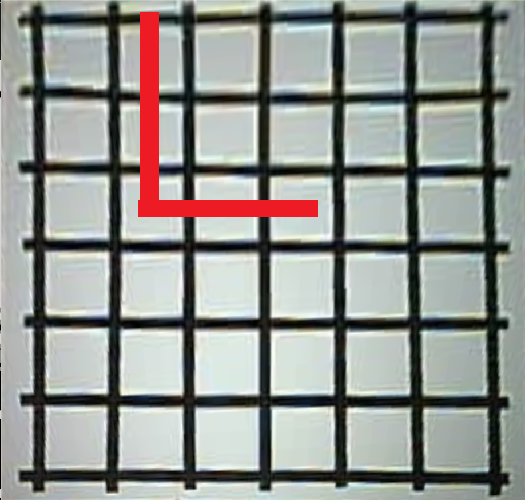
#> input picture opencv-maze-detection/assets/grid_with_obsticle.png, 525 x 500 px
$ python help.py
#> lines starting #> are read from the running program, lines starting #| are printed output that depends on the picture; after the words box and inside, x2 and y2 are one past the last pixel; in counts of white or black regions, pixels touching at a corner belong together
### opencv-maze-detection/functions.py
import cv2
import numpy as np

rows = 6
columns = 6


def get_square():
    return square

# if 70% or more of the pixels are black then this section is mostly not red


def IsMostlyNotRed(section):
    mask1 = cv2.inRange(section, (170, 70, 50), (180, 255, 255))
    mask2 = cv2.inRange(section, (0, 70, 50), (10, 255, 255))
    thresh = mask1 | mask2
    number_of_white_pix = np.sum(thresh == 255)
    number_of_black_pix = np.sum(thresh == 0)
    return number_of_black_pix/(number_of_white_pix+number_of_black_pix) > 0.7

# I presumed that the square to obsticle(width) ratio is 1 to 6
# sections should like this dict={portion1:(1.5,1.5), portion2:(2.5,1)...}


def get_center_points_status(sections):
    status = {}
    t = 0.4
    for i in range(len(sections)):
        section = sections[i]
        x, y, _ = section.shape
        tx = t
        ty = tx*x/y
        portionUp = section[0:int(0.5*y*(1-ty)),
                            int(0.5*x*(1-tx)):int(0.5*x*(1+tx))]
        portionDown = section[int(0.5*y*(1+ty)):y,
                              int(0.5*x*(1-tx)):int(0.5*x*(1+tx))]
        portionRight = section[int(0.5*y*(1-ty))                               :int(0.5*y*(1+ty)), int(0.5*x*(1+tx)):x]
        portionLeft = section[int(0.5*y*(1-ty)):int(0.5*y*(1+ty)), 0:int(0.5*x*(1-tx))]
        center_point_position = i % rows + 0.5, i//columns + 0.5
        status[(center_point_position)] = [IsMostlyNotRed(portionRight), IsMostlyNotRed(
            portionLeft), IsMostlyNotRed(portionUp), IsMostlyNotRed(portionDown)]
        # for debug choose i to choose a specific square to focus on
        if (i == 24):
            cv2.rectangle(section, (int(0.5*x*(1-tx)), 0),
                          (int(0.5*x*(1+tx)), int(0.5*y*(1-ty))), (10, 255, 0), 1)
            cv2.rectangle(section, (int(0.5*x*(1-tx)), int(0.5*y*(1+ty))),
                          (int(0.5*x*(1+tx)), y), (50, 255, 0), 1)
            cv2.rectangle(section, (int(0.5*x*(1+tx)), int(0.5*y*(1-ty))),
                          (x, int(0.5*y*(1+ty))), (100, 255, 0), 1)
            cv2.rectangle(section, (0, int(0.5*y*(1-ty))),
                          (int(0.5*x*(1-tx)), int(0.5*y*(1+ty))), (150, 255, 0), 1)
            #print(status[(center_point_position)])
            global square
            square = cv2.resize(cv2.cvtColor(
                section, cv2.COLOR_HSV2BGR), (0, 0), fx=3, fy=3)

    return status


def CanMoveLeft(point, MovementsAllowed):
    centerUp = (point[0]-0.5, point[1]-0.5)
    centerDown = (point[0]-0.5, point[1]+0.5)
    if (point[0]-0.5 < 0):
        return False
    if (centerUp[1] < 0):
        return MovementsAllowed[centerDown][2]
    if (centerDown[1] > columns):
        return MovementsAllowed[centerUp][3]
    return MovementsAllowed[centerUp][3] and MovementsAllowed[centerDown][2]


def CanMoveRight(point, MovementsAllowed):
    centerUp = (point[0]+0.5, point[1]-0.5)
    centerDown = (point[0]+0.5, point[1]+0.5)
    if (point[0]+0.5 > rows):
        return False
    if (centerUp[1] < 0):
        return MovementsAllowed[centerDown][2]
    if (centerDown[1] > columns):
        return MovementsAllowed[centerUp][3]
    return MovementsAllowed[centerUp][3] and MovementsAllowed[centerDown][2]


def CanMoveUp(point, MovementsAllowed):
    centerRight = (point[0]+0.5, point[1]-0.5)
    centerLeft = (point[0]-0.5, point[1]-0.5)
    if (point[1]-0.5 < 0):
        return False
    if (centerLeft[0] < 0):
        return MovementsAllowed[centerRight][1]
    if (centerRight[0] > rows):
        return MovementsAllowed[centerLeft][0]
    return MovementsAllowed[centerRight][1] and MovementsAllowed[centerLeft][0]


def CanMoveDown(point, MovementsAllowed):
    centerRight = (point[0]+0.5, point[1]+0.5)
    centerLeft = (point[0]-0.5, point[1]+0.5)
    if (point[1]+0.5 > columns):
        return False
    if (centerLeft[0] < 0):
        return MovementsAllowed[centerRight][1]
    if (centerRight[0] > rows):
        return MovementsAllowed[centerLeft][0]
    return MovementsAllowed[centerRight][1] and MovementsAllowed[centerLeft][0]

#                                        - cords of square - right - left  - up  -  down
# status is dictionary of squares example: square {(1.5,1.5):[False, False, Falase, False]}
# False - is not blocked, True - is blocked


def generate_graph(points, MovementsAllowed):
    dict = {}
    for point in points:
        dict[point] = []
        if (CanMoveLeft(point, MovementsAllowed)):
            dict[point].append((point[0]-1, point[1]))
        if (CanMoveRight(point, MovementsAllowed)):
            dict[point].append((point[0]+1, point[1]))
        if (CanMoveUp(point, MovementsAllowed)):
            dict[point].append((point[0], point[1]-1))
        if (CanMoveDown(point, MovementsAllowed)):
            dict[point].append((point[0], point[1]+1))
    return dict


def generate_points(rows, columns):
    points = []
    for i in range(rows+1):
        for j in range(columns+1):
            points.append((i, j))
    return points


def generate_slices(img, rows, columns):
    cropped = img[:-10,]


def sort_boxes(boxes_list):
    boxes = np.array(boxes_list)
    ordered = []
    a = sorted(boxes, key=lambda x: x[1])
    b = np.reshape(a, (rows, columns, 4))
    for arr in b:
        arr = arr.tolist()
        sort = sorted(arr, key=lambda x: x[0])
        ordered.append(sort)
    return ordered


# [9 lines left out: function sort_points, not called in this run]

### opencv-maze-detection/help.py

import cv2
import numpy as np
from functions import *

# Load image, Gaussian blur, convert to hsv
cropped = cv2.imread("assets/grid_with_obsticle.png")
#> cropped is the input picture: shape (500, 525, 3); mean B, G, R 145.8, 150.1, 148.2
cropped_hsv = cv2.cvtColor(cropped,cv2.COLOR_BGR2HSV)
#> cropped_hsv: shape (500, 525, 3); mean H, S, V 72.3, 34.5, 156.2
original = cropped.copy()

gray_cropped = cv2.cvtColor(cropped,cv2.COLOR_BGR2GRAY)

#detect squares inside the grid
_,result_tresh =cv2.threshold(gray_cropped,50,255,cv2.THRESH_BINARY_INV)
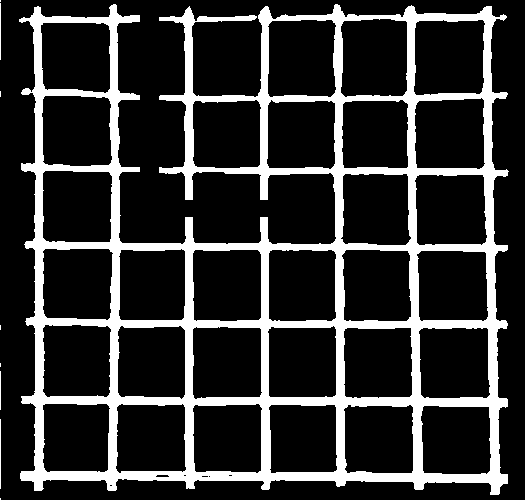
#> result_tresh: shape (500, 525); 19.3% white; 9 white regions (5 under 20 px), largest, box (x1, y1, x2, y2) and area: (19, 4, 509, 495) 50558, (0, 419, 1, 489) 70, (0, 3, 1, 60) 57, (0, 371, 1, 410) 39
kernel = np.ones((30,30),np.uint8)
dilated2 = cv2.dilate(result_tresh,kernel,iterations = 1)
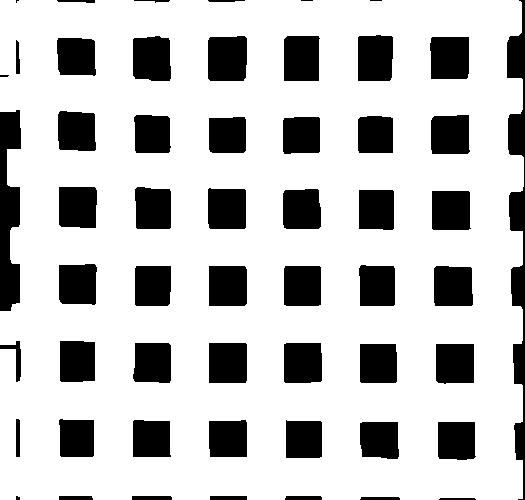
#> dilated2: shape (500, 525); 77% white; 55 black regions (5 under 20 px), largest, box (x1, y1, x2, y2) and area: (507, 0, 525, 500) 3963, (0, 110, 21, 311) 3092, (208, 36, 247, 81) 1695
kernel = np.ones((30,30),np.uint8)
eroded= cv2.erode(dilated2,kernel,iterations=1)
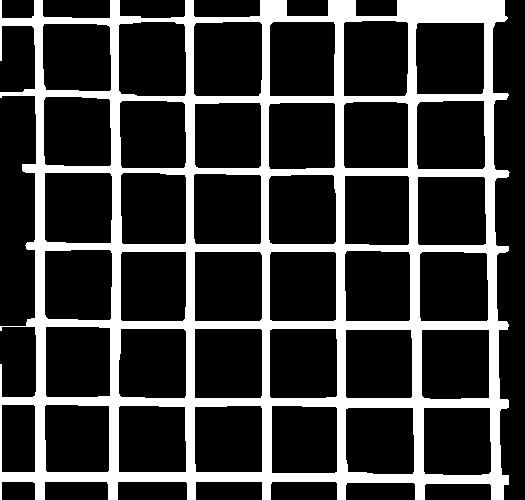
#> eroded: shape (500, 525); 22.5% white; 1 white region

#shape of maze
width = 6
height=6
cropped_of_cropped = 6

#seperate image to boxes
contours,_ = cv2.findContours(eroded, cv2.RETR_LIST, cv2.CHAIN_APPROX_SIMPLE)
#> contours = 38 contours; largest, box (x1, y1, x2, y2) and area: (0, 0, 510, 500) 222445, (193, 21, 263, 97) 5108, (118, 21, 187, 97) 4963, (415, 22, 485, 95) 4922, (269, 21, 336, 97) 4896
unordered_boxes = []
for i in range (len(contours)):
    c = contours[i]
    x,y,w,h = cv2.boundingRect(c)
    area = w*h
    if (area> 3000 and area <6000):
        unordered_boxes.append([x,y,w,h])
        print(i)
#> this loop made 38 passes
#> (x, y, w, h, area) on passes 1 to 12: (423, 407, 69, 69, 4761), (345, 407, 70, 68, 4760), (271, 405, 67, 69, 4623), (194, 405, 69, 68, 4692), (118, 405, 69, 68, 4692), (44, 404, 66, 69, 4554), (1, 404, 35, 69, 2415), (421, 329, 69, 71, 4899), (345, 329, 68, 70, 4760), (269, 328, 69, 71, 4899), (194, 328, 69, 71, 4899), (118, 328, 69, 71, 4899)
#| 0
#| 1
#| 2
#| 3
#| 4
#| 5
#| 7
#| 8
#> (further printed lines are left out)
#> after the loop, unordered_boxes = 36 items, first 6: [423, 407, 69, 69], [345, 407, 70, 68], [271, 405, 67, 69], [194, 405, 69, 68], [118, 405, 69, 68], [44, 404, 66, 69]

boxes=[]
for row in sort_boxes(unordered_boxes):
#> in sort_boxes, `a = sorted(boxes, key=lambda x: x[1])`: a = 36 items
    for box in row:
        x,y,w,h = box
        boxes.append(cropped_hsv[y:y+h,x:x+w])
        cv2.rectangle(cropped,(x,y),(x+w,y+h),(0,255,0),1)
#> this loop made 6 passes
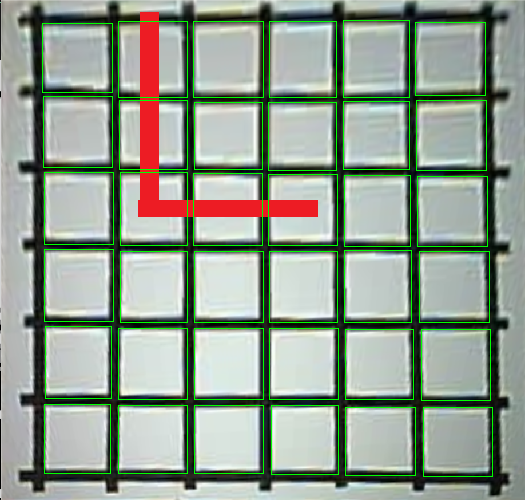
#> cropped: shape (500, 525, 3); 3.82% of pixels changed, all inside (x1, y1, x2, y2) = (42, 20, 493, 477)
#> after the loop, boxes = 36 items

#each
status = get_center_points_status(boxes)
#> the loop in get_center_points_status, `for i in range(len(sections)):` made 36 passes
#> (x, y, ty, center_point_position) on passes 1 to 12: (69, 70, 0.394, (0.5, 0.5)), (76, 69, 0.441, (1.5, 0.5)), (76, 70, 0.434, (2.5, 0.5)), (76, 67, 0.454, (3.5, 0.5)), (77, 66, 0.467, (4.5, 0.5)), (73, 70, 0.417, (5.5, 0.5)), (71, 69, 0.412, (0.5, 1.5)), (69, 68, 0.406, (1.5, 1.5)), (67, 68, 0.394, (2.5, 1.5)), (68, 68, 0.4, (3.5, 1.5)), (68, 66, 0.412, (4.5, 1.5)), (70, 70, 0.4, (5.5, 1.5))
#> pass 1, in get_center_points_status, `section = sections[i]`:
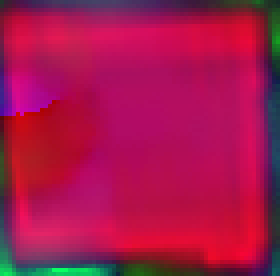
#> section: shape (69, 70, 3) (shown 4 times larger); mean of channels 0, 1, 2 77.5, 22.3, 164.1; drawn as B, G, R
#> after the loop in get_center_points_status, `for i in range(len(sections)):`:
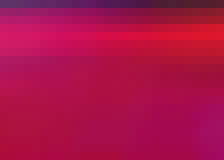
#> portionUp: shape (20, 28, 3) (shown 8 times larger); mean of channels 0, 1, 2 73.4, 17.5, 170.6; drawn as B, G, R
#> after the loop in get_center_points_status, `for i in range(len(sections)):`:
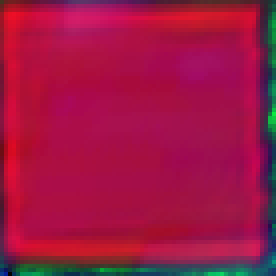
#> section: shape (69, 69, 3) (shown 4 times larger); mean of channels 0, 1, 2 68.9, 22.2, 156.3; drawn as B, G, R
#> status = 36 items
points = generate_points(6,6)
graph = generate_graph(points,status)
#> the loop in generate_graph, `for point in points:` made 49 passes
print(graph)
#> (printed output is left out)

#show all images
cv2.imshow("result_tresh", eroded)
cv2.imshow("image2", cropped)
#close window if you press a key
cv2.waitKey(0)
cv2.destroyAllWindows()
